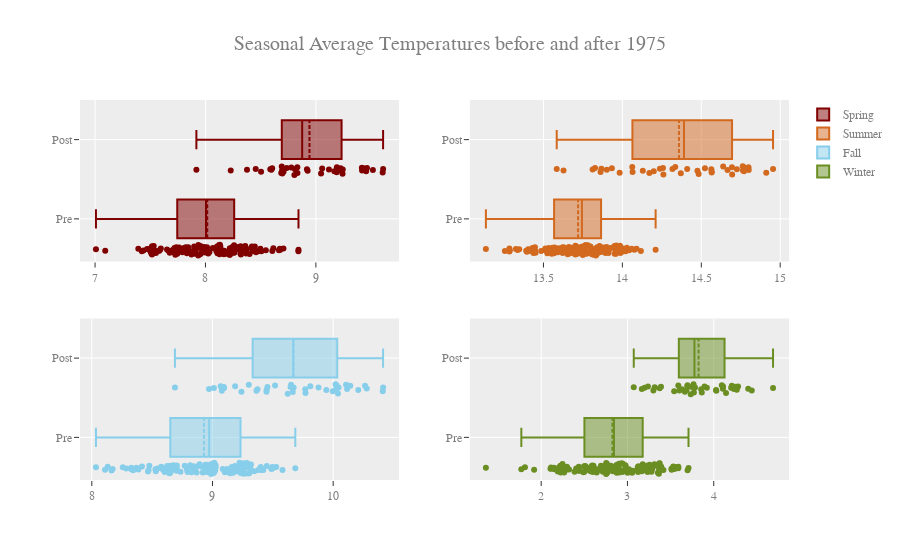

Here is the notebook cell this chart was saved with:
### Code cell
fig = make_subplots(rows=2, cols=2, insets=[{'cell': (1,1), 'l': 0.7, 'b': 0.3}])
fig.update_layout(title="Seasonal Average Temperatures before and after 1975",font=dict( family="Courier New, monospace", size=12,color="#7f7f7f"),
                  template = "ggplot2", title_font_size = 20, hovermode= 'closest')

fig.add_trace(go.Box(x = spring['LandAverageTemperature'], y = earth_data['turnpoint'],boxpoints = 'all',jitter = 0.3,
                     pointpos = -1.6, marker_color = 'rgb(128, 0, 0)', boxmean = True, name = 'Spring'),
              row = 1, col = 1)
fig.add_trace(go.Box(x = summer['LandAverageTemperature'], y = earth_data['turnpoint'],boxpoints = 'all',jitter = 0.3,
                     pointpos = -1.6, marker_color = 'rgb(210,105,30)', boxmean = True, name = 'Summer'),
              row = 1, col = 2)
fig.add_trace(go.Box(x = fall['LandAverageTemperature'], y = earth_data['turnpoint'],boxpoints = 'all',jitter = 0.3,
                     pointpos = -1.6, marker_color = 'rgb(135,206,235)', boxmean = True, name = 'Fall'),
              row = 2, col = 1)
fig.add_trace(go.Box(x = winter['LandAverageTemperature'], y = earth_data['turnpoint'], boxpoints = 'all',jitter = 0.3,
                     pointpos = -1.6, marker_color = 'rgb(107,142,35)', boxmean = True, name = 'Winter'),
              row = 2, col = 2)


fig.update_traces(orientation='h')

### Figure 1 — Plotly figure (JSON) as saved in the notebook; plotly's stock layout.template omitted (floating-point values rounded to 4 significant figures; data arrays with more than 128 entries replaced by an {"elided": "..."} marker saying what was removed)
{"data": [{"boxmean": true, "boxpoints": "all", "jitter": 0.3, "marker": {"color": "rgb(128, 0, 0)"}, "name": "Spring", "orientation": "h", "pointpos": -1.6, "type": "box", "x": {"elided": "166 float values"}, "xaxis": "x", "y": {"elided": "166 str values"}, "yaxis": "y"}, {"boxmean": true, "boxpoints": "all", "jitter": 0.3, "marker": {"color": "rgb(210,105,30)"}, "name": "Summer", "orientation": "h", "pointpos": -1.6, "type": "box", "x": {"elided": "166 float values"}, "xaxis": "x2", "y": {"elided": "166 str values"}, "yaxis": "y2"}, {"boxmean": true, "boxpoints": "all", "jitter": 0.3, "marker": {"color": "rgb(135,206,235)"}, "name": "Fall", "orientation": "h", "pointpos": -1.6, "type": "box", "x": {"elided": "166 float values"}, "xaxis": "x3", "y": {"elided": "166 str values"}, "yaxis": "y3"}, {"boxmean": true, "boxpoints": "all", "jitter": 0.3, "marker": {"color": "rgb(107,142,35)"}, "name": "Winter", "orientation": "h", "pointpos": -1.6, "type": "box", "x": {"elided": "166 float values"}, "xaxis": "x4", "y": {"elided": "166 str values"}, "yaxis": "y4"}], "layout": {"autosize": true, "font": {"color": "#7f7f7f", "family": "Courier New, monospace", "size": 12}, "hovermode": "closest", "title": {"font": {"size": 20}, "text": "Seasonal Average Temperatures before and after 1975"}, "xaxis": {"anchor": "y", "autorange": true, "domain": [0, 0.45], "range": [6.864, 9.753], "type": "linear"}, "xaxis2": {"anchor": "y2", "autorange": true, "domain": [0.55, 1], "range": [13.03, 15.06], "type": "linear"}, "xaxis3": {"anchor": "y3", "autorange": true, "domain": [0, 0.45], "range": [7.902, 10.55], "type": "linear"}, "xaxis4": {"anchor": "y4", "autorange": true, "domain": [0.55, 1], "range": [1.174, 4.873], "type": "linear"}, "xaxis5": {"anchor": "y5", "domain": [0.315, 0.45]}, "yaxis": {"anchor": "x", "autorange": true, "domain": [0.575, 1], "range": [-0.5816, 1.5], "type": "category"}, "yaxis2": {"anchor": "x2", "autorange": true, "domain": [0.575, 1], "range": [-0.5816, 1.5], "type": "category"}, "yaxis3": {"anchor": "x3", "autorange": true, "domain": [0, 0.425], "range": [-0.5816, 1.5], "type": "category"}, "yaxis4": {"anchor": "x4", "autorange": true, "domain": [0, 0.425], "range": [-0.5816, 1.5], "type": "category"}, "yaxis5": {"anchor": "x5", "domain": [0.7025, 1]}}}
